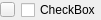
<?xml version="1.0" encoding="UTF-8"?>
<ui version="4.0">
 <class>ChartGraphPropsWgt</class>
 <widget class="QWidget" name="ChartGraphPropsWgt">
  <property name="geometry">
   <rect>
    <x>0</x>
    <y>0</y>
    <width>94</width>
    <height>17</height>
   </rect>
  </property>
  <property name="sizePolicy">
   <sizepolicy hsizetype="Maximum" vsizetype="Maximum">
    <horstretch>0</horstretch>
    <verstretch>0</verstretch>
   </sizepolicy>
  </property>
  <property name="maximumSize">
   <size>
    <width>16777215</width>
    <height>35</height>
   </size>
  </property>
  <property name="windowTitle">
   <string>ChartGraphPropsWgt</string>
  </property>
  <layout class="QHBoxLayout" name="horizontalLayout">
   <property name="leftMargin">
    <number>0</number>
   </property>
   <property name="topMargin">
    <number>0</number>
   </property>
   <property name="rightMargin">
    <number>0</number>
   </property>
   <property name="bottomMargin">
    <number>0</number>
   </property>
   <item>
    <widget class="QPushButton" name="btnColor">
     <property name="sizePolicy">
      <sizepolicy hsizetype="Fixed" vsizetype="Fixed">
       <horstretch>0</horstretch>
       <verstretch>0</verstretch>
      </sizepolicy>
     </property>
     <property name="maximumSize">
      <size>
       <width>15</width>
       <height>15</height>
      </size>
     </property>
     <property name="text">
      <string/>
     </property>
    </widget>
   </item>
   <item>
    <widget class="QCheckBox" name="boxVisible">
     <property name="text">
      <string>CheckBox</string>
     </property>
    </widget>
   </item>
  </layout>
 </widget>
 <layoutdefault spacing="6" margin="11"/>
 <resources/>
 <connections/>
</ui>
